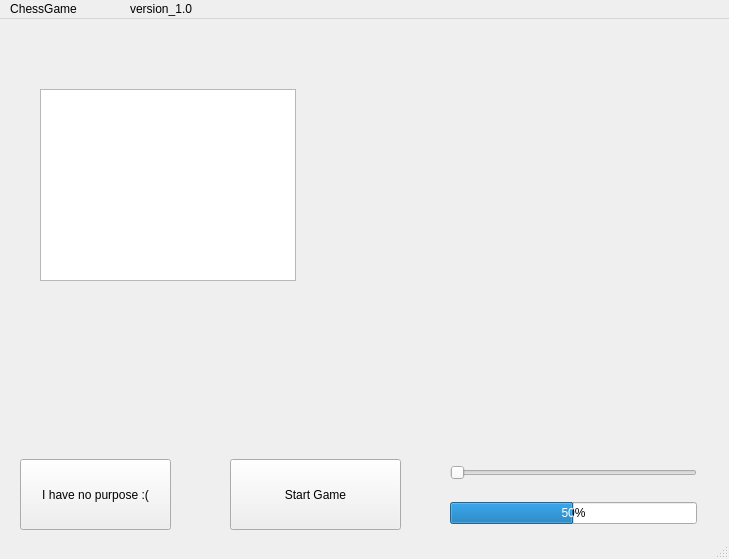
<?xml version="1.0" encoding="UTF-8"?>
<ui version="4.0">
 <class>MyBoard</class>
 <widget class="QMainWindow" name="MyBoard">
  <property name="geometry">
   <rect>
    <x>0</x>
    <y>0</y>
    <width>729</width>
    <height>559</height>
   </rect>
  </property>
  <property name="windowTitle">
   <string>MyBoard</string>
  </property>
  <widget class="QWidget" name="centralwidget">
   <widget class="QPushButton" name="pushButton_np">
    <property name="geometry">
     <rect>
      <x>20</x>
      <y>440</y>
      <width>151</width>
      <height>71</height>
     </rect>
    </property>
    <property name="text">
     <string>I have no purpose :(</string>
    </property>
   </widget>
   <widget class="QPushButton" name="pushButton_sg">
    <property name="geometry">
     <rect>
      <x>230</x>
      <y>440</y>
      <width>171</width>
      <height>71</height>
     </rect>
    </property>
    <property name="text">
     <string>Start Game</string>
    </property>
   </widget>
   <widget class="QLabel" name="label_image">
    <property name="geometry">
     <rect>
      <x>30</x>
      <y>20</y>
      <width>371</width>
      <height>401</height>
     </rect>
    </property>
    <property name="text">
     <string/>
    </property>
   </widget>
   <widget class="QWidget" name="layoutWidget">
    <property name="geometry">
     <rect>
      <x>450</x>
      <y>430</y>
      <width>247</width>
      <height>91</height>
     </rect>
    </property>
    <layout class="QVBoxLayout" name="verticalLayout">
     <item>
      <widget class="QSlider" name="horizontalSlider">
       <property name="orientation">
        <enum>Qt::Horizontal</enum>
       </property>
      </widget>
     </item>
     <item>
      <widget class="QProgressBar" name="progressBar">
       <property name="value">
        <number>50</number>
       </property>
      </widget>
     </item>
    </layout>
   </widget>
   <widget class="QWidget" name="gridLayoutWidget">
    <property name="geometry">
     <rect>
      <x>410</x>
      <y>130</y>
      <width>301</width>
      <height>201</height>
     </rect>
    </property>
    <layout class="QGridLayout" name="gridBoardLayout"/>
   </widget>
   <widget class="QGraphicsView" name="graphicsView">
    <property name="geometry">
     <rect>
      <x>40</x>
      <y>70</y>
      <width>256</width>
      <height>192</height>
     </rect>
    </property>
   </widget>
  </widget>
  <widget class="QMenuBar" name="menubar">
   <property name="geometry">
    <rect>
     <x>0</x>
     <y>0</y>
     <width>729</width>
     <height>19</height>
    </rect>
   </property>
   <widget class="QMenu" name="menuTRYING">
    <property name="title">
     <string>ChessGame</string>
    </property>
    <addaction name="separator"/>
    <addaction name="separator"/>
    <addaction name="separator"/>
   </widget>
   <widget class="QMenu" name="menug">
    <property name="title">
     <string/>
    </property>
    <addaction name="separator"/>
    <addaction name="actionv"/>
   </widget>
   <widget class="QMenu" name="menu">
    <property name="title">
     <string/>
    </property>
   </widget>
   <widget class="QMenu" name="menu_2">
    <property name="title">
     <string/>
    </property>
   </widget>
   <widget class="QMenu" name="menuversion_1_0">
    <property name="title">
     <string>version_1.0</string>
    </property>
   </widget>
   <addaction name="menuTRYING"/>
   <addaction name="menug"/>
   <addaction name="menu"/>
   <addaction name="menu_2"/>
   <addaction name="menuversion_1_0"/>
  </widget>
  <widget class="QStatusBar" name="statusbar"/>
  <action name="actionv">
   <property name="text">
    <string>v</string>
   </property>
  </action>
 </widget>
 <resources/>
 <connections/>
</ui>
